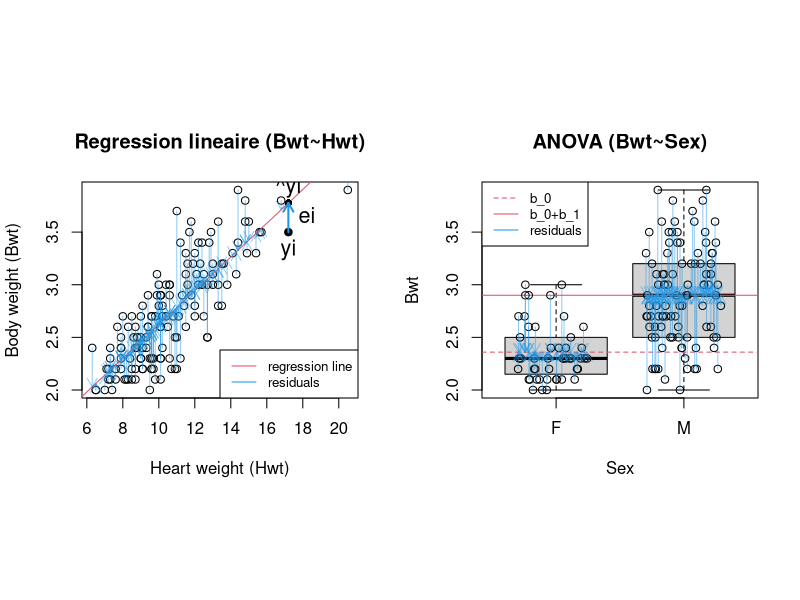

Recreate this plot in R.
## ---- chunk 1
d = MASS::cats
m = lm(Bwt~Hwt, d)
layout(matrix(1:2, 1), respect=TRUE)
plot(
  m$model$Hwt, m$model$Bwt,
  ylab="Body weight (Bwt)", xlab="Heart weight (Hwt)",
  main="Regression lineaire (Bwt~Hwt)"
)
abline(m, col=2)
arrows(d$Hwt, d$Bwt, d$Hwt, d$Bwt-m$residuals, col=adjustcolor(4, alpha.f=0.5), length=0.1)

i = which(d$Hwt==17.2)
points(m$model[i,]$Hwt, m$model[i,]$Bwt,  pch=16)
points(m$model[i,]$Hwt, d[i,]$Bwt-m$residuals[i],  pch=16)
arrows(d[i,]$Hwt, d[i,]$Bwt, d[i,]$Hwt, d[i,]$Bwt-m$residuals[i], col=4, lwd=2, length=0.1)
text(m$model[i,]$Hwt, m$model[i,]$Bwt, "yi", pos=1, cex=1.3)
text(m$model[i,]$Hwt, d[i,]$Bwt-m$residuals[i]/2,  "ei", pos=4, cex=1.3)
text(m$model[i,]$Hwt, d[i,]$Bwt-m$residuals[i],  "^yi", pos=3, cex=1.3)
legend("bottomright",c("regression line", "residuals"), col=c(2,4), lty=1, cex=.8)


boxplot(Bwt~Sex, d, main="ANOVA (Bwt~Sex)", xlab="Sex", ylab="Bwt", outline=FALSE, ylim=range(d$Bwt))
m = lm(Bwt~Sex, d)
m$coefficients
abline(h=m$coefficients[[1]] + m$coefficients[[2]], col=2)
abline(h=m$coefficients[[1]], col=2, lty=2)

x = jitter(as.numeric(d$Sex), 1.5)
points(x, d$Bwt)
arrows(x, d$Bwt, x, d$Bwt-m$residuals, col=adjustcolor(4, alpha.f=0.5), length=0.1)
legend("topleft",c("b_0", "b_0+b_1", "residuals"), col=c(2,2,4), lty=c(2,1,1), cex=.8)

# t.test
# 1 null hypothesis
# H_0: p_h==_f
# H_1: p_h!=p_f
# 2 risk
# alpha = 5%
# 3 test hypothesis
# residuals~N?
shapiro.test(d[d$Sex=="F",]$Bwt)
shapiro.test(d[d$Sex=="M",]$Bwt)
# -> OK
# 4 t.test
t.test(d[d$Sex=="F",]$Bwt, d[d$Sex=="M",]$Bwt)
anova(m)
# 5 conclusion
